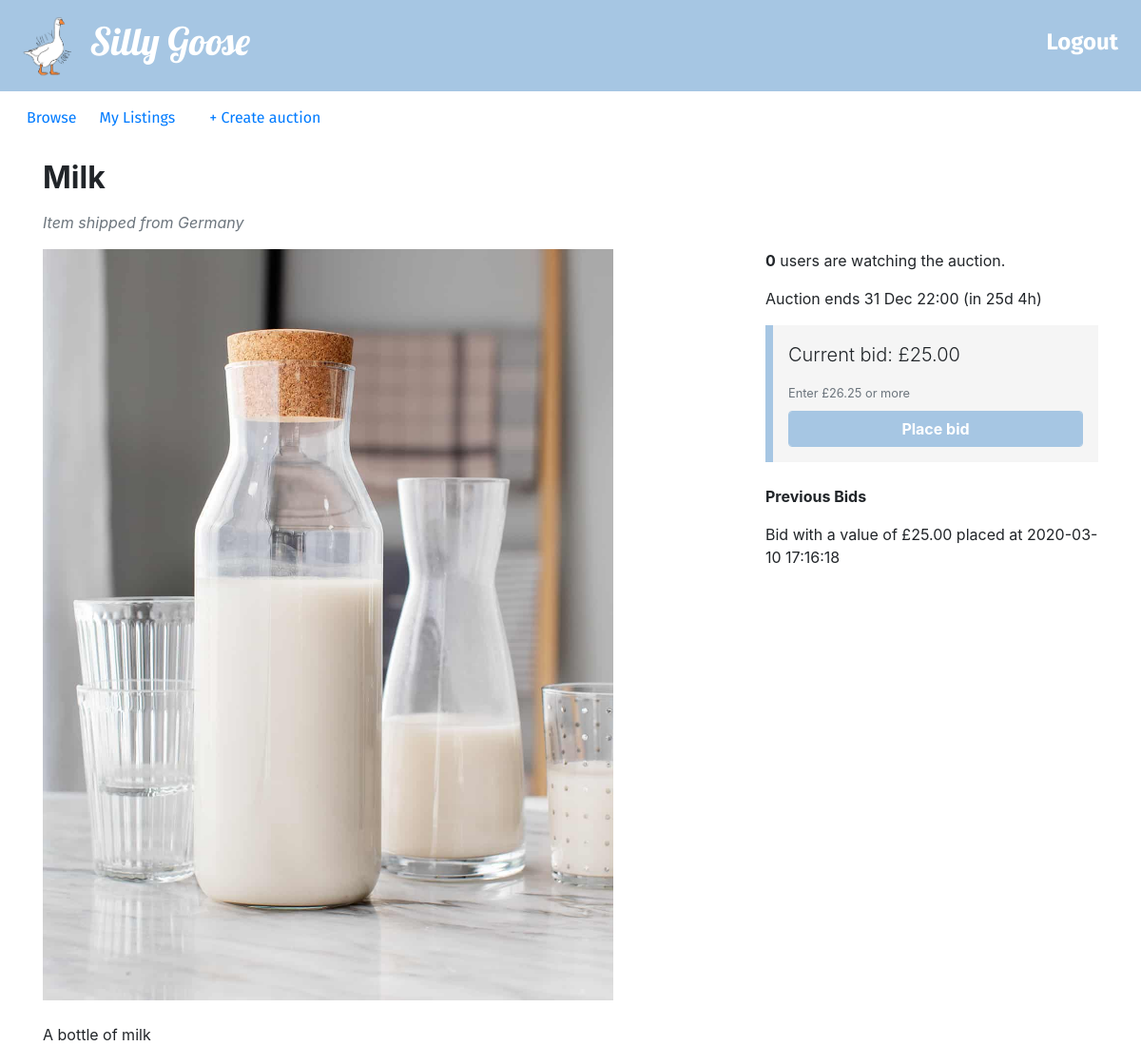
/listing.php?item_id=1 (signed in), run on the app's committed database.
### tables this page shows
CREATE TABLE users ( 
  email VARCHAR(50) PRIMARY KEY,
  password VARCHAR(50),
  accountType VARCHAR(50),
  country VARCHAR(30),
  address VARCHAR(100)
);

CREATE TABLE bids (
  bidID INT AUTO_INCREMENT PRIMARY KEY,
  buyerEmail VARCHAR(50),
  auctionID INT,
  bidValue FLOAT(10,2),
  bidDate TIMESTAMP NOT NULL DEFAULT CURRENT_TIMESTAMP);

### utilities.php (called while the page is built, shortened)
<?php
function display_time_remaining($interval) {
    if ($interval->days == 0 && $interval->h == 0) {
      $time_remaining = $interval->format('%im %Ss');
    }
    else if ($interval->days == 0) {
      $time_remaining = $interval->format('%hh %im');
    }
    else {
      $time_remaining = $interval->format('%ad %hh');
    }
  return $time_remaining;
}
function query($query) {
  $connection = mysqli_connect($dbhost,$dbuser,$dbpass,$dbname);
  $result = mysqli_query($connection,$query);
  return $result;
}
?>

### listing.php (the view, shortened to what this page needs)
<?php include_once("header.php")?>
<?php include_once("utilities.php")?>
<?php
$item_id = $_GET['item_id'];
$query = "SELECT a.auctionID, a.title, a.description, a.endDate, a.picture, a.reservePrice, a.startPrice,
COALESCE(b.current_price,a.startPrice) AS 'current_price', COALESCE(b.num_bids,0) AS 'num_bids'
FROM
(SELECT auctionID, MAX(bidValue) AS 'current_price', COUNT(auctionID) AS 'num_bids' FROM bids GROUP BY auctionID) b
RIGHT JOIN (SELECT * FROM auctions a WHERE a.auctionID = ".$item_id.") a
ON a.auctionID = b.auctionID";
$row = query($query)->fetch_assoc();
$title = $row['title'];
$description = $row['description'];
$current_price = $row['current_price'];
$end_time = new DateTime($row['endDate']);
$image = $row['picture'];
$start_price = $row['startPrice'];
$now = new DateTime();
$query = "
SELECT u.country
FROM users u
JOIN auctions a
ON a.sellerEmail = u.email
WHERE a.auctionID = {$item_id} AND u.accountType = 'seller'";
$country = query($query)->fetch_assoc()['country'];
if ($now < $end_time) {
  $query = "SELECT *
  FROM watching
  WHERE auctionID = {$item_id}";
  $num_watching = mysqli_num_rows(query($query));
  $time_to_end = date_diff($now, $end_time);
  $time_remaining = ' (in ' . display_time_remaining($time_to_end) . ')';
}
?>
<div class="container">
<div class="row">
  <div class="col-sm-8">
    <h2 class="my-3"><b><?php echo($title); ?></b></h2>
    <p class="text-muted"><i>Item shipped from <?php echo($country)?></i></p>
  </div>
</div>
<div class="row">
  <div class="col-sm-8">
    <div class="itemDescription">
    <img alt="" src="images/<?php echo $image; ?>" style="max-width:600px;width:100%"> <br><br>
    <?php echo($description); ?>
    </div>
  </div>
  <div class="col-sm-4">
    <?php if ($now > $end_time):?>
      <p><i>This auction ended <?php echo(date_format($end_time, 'j M H:i'))?></i></p>
      <p><?php echo($expiry_circumstances)?></p>
      <?php
        echo("<div style='padding-left:1rem;border-left:#A6C6E3 solid .5rem;background-color:#F5F5F5;padding-top:1rem;padding-bottom:1rem;padding-right:1rem'>");
        if ($expiry_circumstances == "Unsuccessful auction - no bids placed"){
          echo("<h3><b>£$start_price</b></h3>");
          echo("<p style='margin-bottom:0rem'>Start price</p>");
        }
        else {
          echo("<h3><b>£$current_price</b></h3>");
          echo("<p style='margin-bottom:0rem'>Final price</p>");
        }
        echo("</div>")
        ?>
    <?php else:?>
      <?php
      if ($num_watching == 1) {
        echo("<p><b>1</b> user is watching the auction</p>");
      }
      else{
        echo("<p><b>{$num_watching}</b> users are watching the auction.</p>");
      }
      ?>
      <p>Auction ends <?php echo(date_format($end_time, 'j M H:i') . $time_remaining) ?></p>
      <div style='padding-left:1rem;border-left:#A6C6E3 solid .5rem;background-color:#F5F5F5;padding-top:1rem;padding-bottom:1rem;padding-right:1rem'>
      <p class="lead">Current bid: £<?php echo(number_format($current_price, 2)) ?></p>
      <?php if (!isset($_SESSION['account_type']) || $_SESSION['account_type'] == 'seller'){
        $noWatch = true;
      }
      else{
        $noWatch = false;
      }
      ?>
      <form method="POST" id="createNewBid" action=<?php echo("place_bid.php?item_id=".$item_id)?>>
        <small style="margin-bottom:.5rem" id="bidHelp" class="form-text text-muted" <?php if ($noWatch) echo('style="display: none"');?>> <?php echo("Enter £".number_format(round($current_price*1.05,2),2)." or more")?> </small>
        <button type="submit" style="border-color:#A6C6E3;background-color:#A6C6E3"class="btn btn-primary form-control"<?php if ($noWatch) echo('style="display: none"');?>><b>Place bid</b></button>
      </form>
    </div>
<?php endif ?>
<?php
  if (isset($_SESSION['account_type'])){
  echo("<br>");
  echo("<p> <b> Previous Bids </b> </p>");
  $query = "SELECT bidValue, bidDate, buyerEmail
  FROM bids
  WHERE auctionID = {$item_id}
  ORDER BY bidValue DESC
  LIMIT 10";
  $result = query($query);
  while ($row = $result->fetch_assoc()){
    $bid_value = $row['bidValue'];
    $bid_date = $row['bidDate'];
    $buyer_email = $row['buyerEmail'];
    if ($buyer_email == $email){
      echo("<p>You placed a £{$bid_value} bid at {$bid_date}</p>");
    }
    else {
      echo("<p>Bid with a value of £{$bid_value} placed at {$bid_date}</p>");
    }
  }
  }
?>
  </div>
</div>
<?php include_once("footer.php")?>

### data on the page
users: country "Germany"
bids: bidValue "25.00", bidDate "2020-03-10 17:16:18"

### other printed values
$title "Milk"
$description "A bottle of milk"
$num_watching "0"
date_format($end_time, 'j M H:i') "31 Dec 22:00"
$time_remaining "(in 25d 4h)"
$current_price "25.00"
$current_price*1.05 "26.25"
